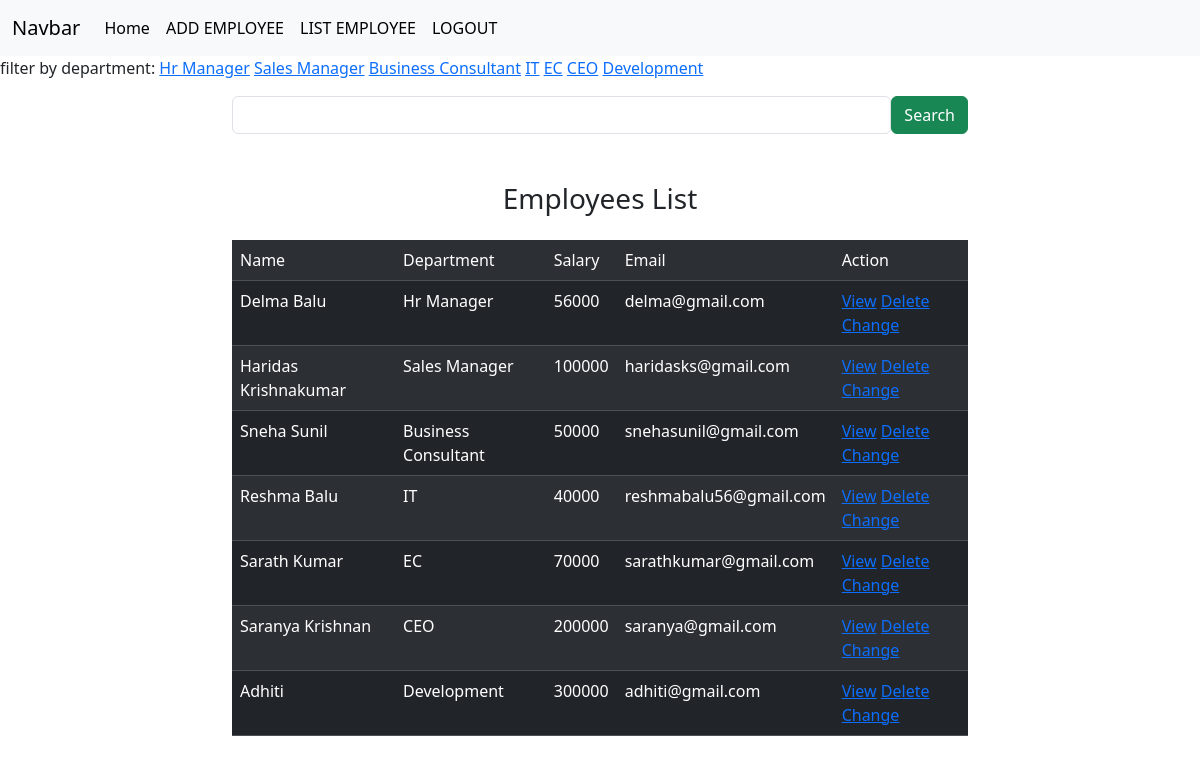
/employees/all (signed in), run on the app's committed database.
### crm/models.py (models this page shows, shortened)
class Employees(models.Model):
    name=models.CharField(max_length=200)
    department=models.CharField(max_length=200)
    salary=models.PositiveIntegerField()
    email=models.EmailField(unique=True)
    age=models.PositiveIntegerField()
    contact=models.CharField(null=True,max_length=10)
    profile_pic=models.ImageField(upload_to="images",null=True,blank=True)
    dob=models.DateField(null=True,blank=True)

### crm/views.py (the view, shortened to what this page needs)
# urls.py: path("employees/all",views.EmployeeListView.as_view(),name="emp-all"),
@method_decorator(signin_required,name="dispatch")
class EmployeeListView(View):
    def get(self,request,*args,**kwargs):
        qs=Employees.objects.all()
        departments=Employees.objects.all().values_list("department",flat=True).distinct()
        print(departments)
        if "department" in request.GET:
            dept=request.GET.get("department")
            qs=qs.filter(department__iexact=dept)
        return render(request,"emp_list.html",{"data":qs,"departments":departments})

### crm/views.py (called while the page is built)
def signin_required(fn):
    def wrapper(request,*args,**kwargs):
        if not request.user.is_authenticated:
            messages.error(request,"invalid session")
            return redirect("signin")
        else:
            return fn(request,*args,**kwargs)
    return wrapper

### crm/templates/emp_list.html (shortened to what this page needs)
{%extends 'base.html'%}
{%block body_block%}
<div>
    filter by department:
    {%for dept in departments%}
<a href="{%url 'emp-all' %}?department={{dept}}">{{dept}}</a>
{%endfor%}
</div>
<div class="container mt-3">
    <div class="row">
        <div class="col-2"></div>
        <div class="col-8">
            <form action="" method="post">
                <div class="d-flex">
                   <input type="text" name="box" class="form-control">
                   <button type="submit" class="btn btn-success">Search</button>
                </div>
            </form>
        </div>
        <div class="col-2"></div>
    </div>
</div>
<div class="container mt-5">
    <h3 class="text-center">Employees List</h3>
    <div class="row">
        <div class="col-2"></div>
        <div class="col-8">
            <table class="table table-dark table-striped  caption-top">
              <caption></caption>
                <tr>
                    <td>Name</td>
                    <td>Department</td>
                    <td>Salary</td>
                    <td>Email</td>
                    <td>Action</td>
                </tr>
                {%for emp in data%}
                <tr>
                    <td>{{emp.name}}</td>
                    <td>{{emp.department}}</td>
                    <td>{{emp.salary}}</td>
                    <td>{{emp.email}}</td>
                    <td>
                        <a href="{%url 'emp-details' emp.id%}">View</a>
                        <a href="{%url 'emp-delete' emp.id%}">Delete</a>
                        <a href="{%url 'emp-edit' emp.id%}">Change</a>
                    </td>
                </tr>
                {%endfor%}
            </table>
        </div>
        <div class="col-2"></div>
    </div>
</div>
{%endblock%}

### crm/templates/base.html (shortened to what this page needs)
<!DOCTYPE html>
<html lang="en">
<head>
    <link href="https://cdn.jsdelivr.net/npm/bootstrap@5.3.2/dist/css/bootstrap.min.css" rel="stylesheet">
  </head>
<body>
    <nav class="navbar navbar-expand-lg navbar-light bg-light">
        <div class="container-fluid">
          <a class="navbar-brand" href="#">Navbar</a>
          <div class="collapse navbar-collapse" id="navbarSupportedContent">
            <ul class="navbar-nav me-auto mb-2 mb-lg-0">
              <li class="nav-item">
                <a class="nav-link active" aria-current="page" href="#">Home</a>
              </li>
            <li class="nav-item">
                <a class="nav-link active" aria-current="page" href="{%url 'emp-add'%}">ADD EMPLOYEE</a>
              </li>
              <li class="nav-item">
                <a class="nav-link active" aria-current="page" href="{%url 'emp-all'%}">LIST EMPLOYEE</a>
              </li>
              <li class="nav-item">
                <a class="nav-link active" aria-current="page" href="{%url 'signout'%}">LOGOUT</a>
              </li>
          </div>
        </div>
      </nav>
      {%block body_block %}
      {%endblock%}
</body>
</html>

### data on the page
Employees: name "Delma Balu", department "Hr Manager", salary "56000", email "delma@gmail.com"
Employees: name "Haridas Krishnakumar", department "Sales Manager", salary "100000", email "haridasks@gmail.com"
Employees: name "Sneha Sunil", department "Business Consultant", salary "50000", email "snehasunil@gmail.com"
Employees: name "Reshma Balu", department "IT", salary "40000", email "reshmabalu56@gmail.com"
Employees: name "Sarath Kumar", department "EC", salary "70000", email "sarathkumar@gmail.com"
Employees: name "Saranya Krishnan", department "CEO", salary "200000", email "saranya@gmail.com"
Employees: name "Adhiti", department "Development", salary "300000", email "adhiti@gmail.com"

### other printed values
{{ dept }} "Hr Manager" "Sales Manager" "Business Consultant" "IT" "EC" "CEO" "Development"
